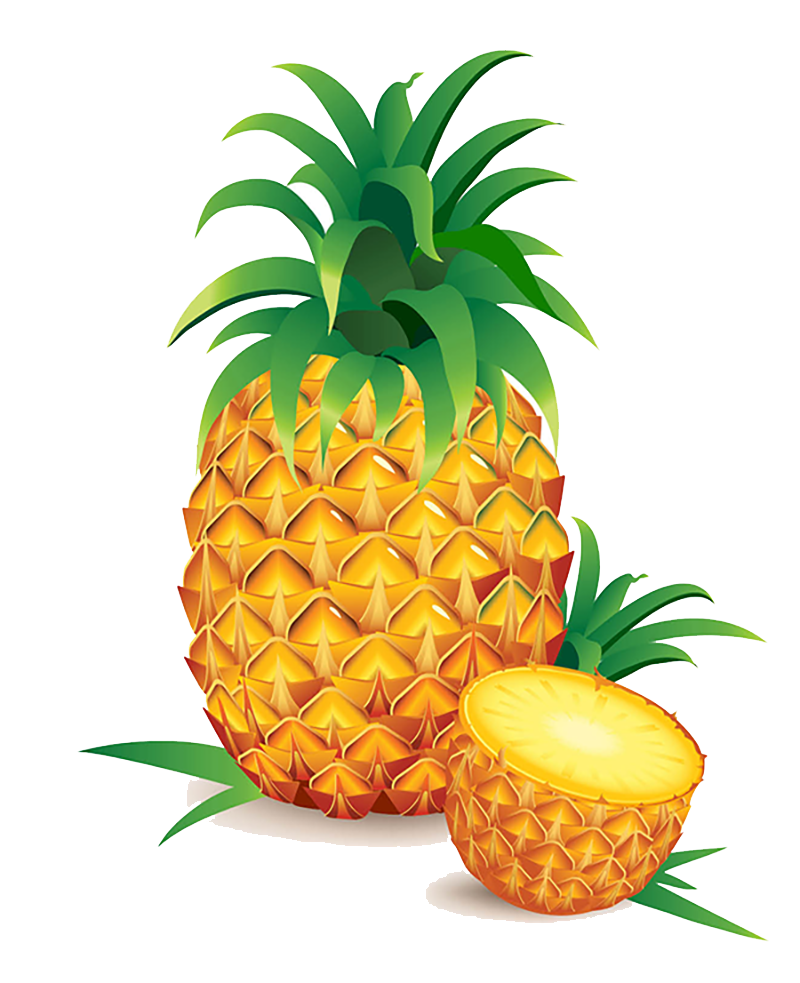
#> input picture Img/ananas.png, 800 x 983 px; its folder holds 4 pictures in this run
$ python img_resize.py   (older library calls are emulated)
#> lines starting #> are read from the running program, lines starting #| are printed output that depends on the picture
import os
from PIL import Image
size = 128, 128

files_list = os.listdir()
for file in files_list:
    if file.endswith(".jpg") or file.endswith(".png"):
        try:
            outfile = file
            im = Image.open(file)
#> im is the input picture: PIL image 800x983 RGBA; mean R, G, B, A 65.8, 60.2, 23.9, 96.7
            im.thumbnail(size, Image.ANTIALIAS)
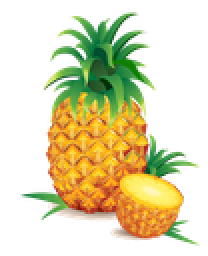
#> im: PIL image 104x128 RGBA (shown 2 times larger); mean R, G, B, A 74.1, 71.5, 29, 96.7; transparent parts drawn white
            if file.endswith(".jpg"):
                im.save(outfile, "JPEG")
            if file.endswith(".png"):
                im.save(outfile, "PNG")
        except IOError:
            print ("cannot create thumbnail for '%s'" % file)
#> pass 2 of the loop `for file in files_list:`:
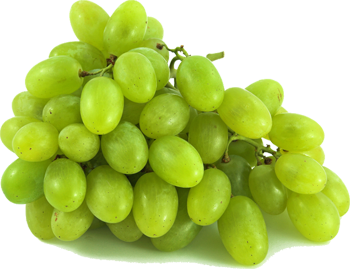
#> input picture Img/anavim.png, 350 x 269 px
#> im is the input picture: PIL image 350x269 RGBA; mean R, G, B, A 172.1, 198.9, 86.2, 172.3
#> `im.thumbnail(size, Image.ANTIALIAS)`:
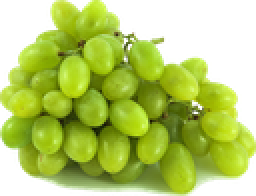
#> im: PIL image 128x98 RGBA (shown 2 times larger); mean R, G, B, A 109.5, 131.1, 33.8, 172.3; transparent parts drawn white
#> pass 3 of the loop `for file in files_list:`:
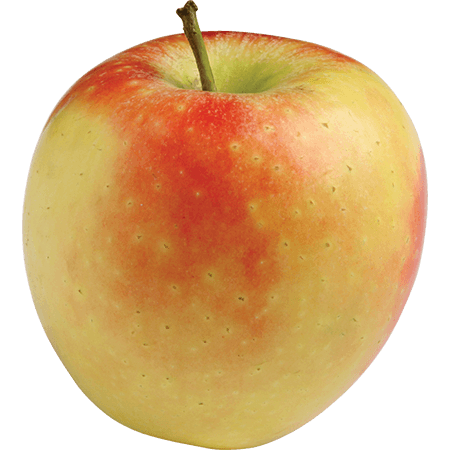
#> input picture Img/apple.png, 450 x 450 px
#> im is the input picture: PIL image 450x450 P; mean R, G, B, A 139.9, 102.8, 55.3, 171.5
#> `im.thumbnail(size, Image.ANTIALIAS)`:
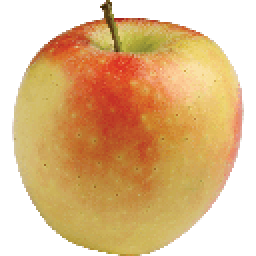
#> im: PIL image 128x128 P (shown 2 times larger); mean R, G, B, A 139.9, 102.7, 55.3, 171.4; transparent parts drawn white
#> the loop made 5 passes; the first 3 are shown
